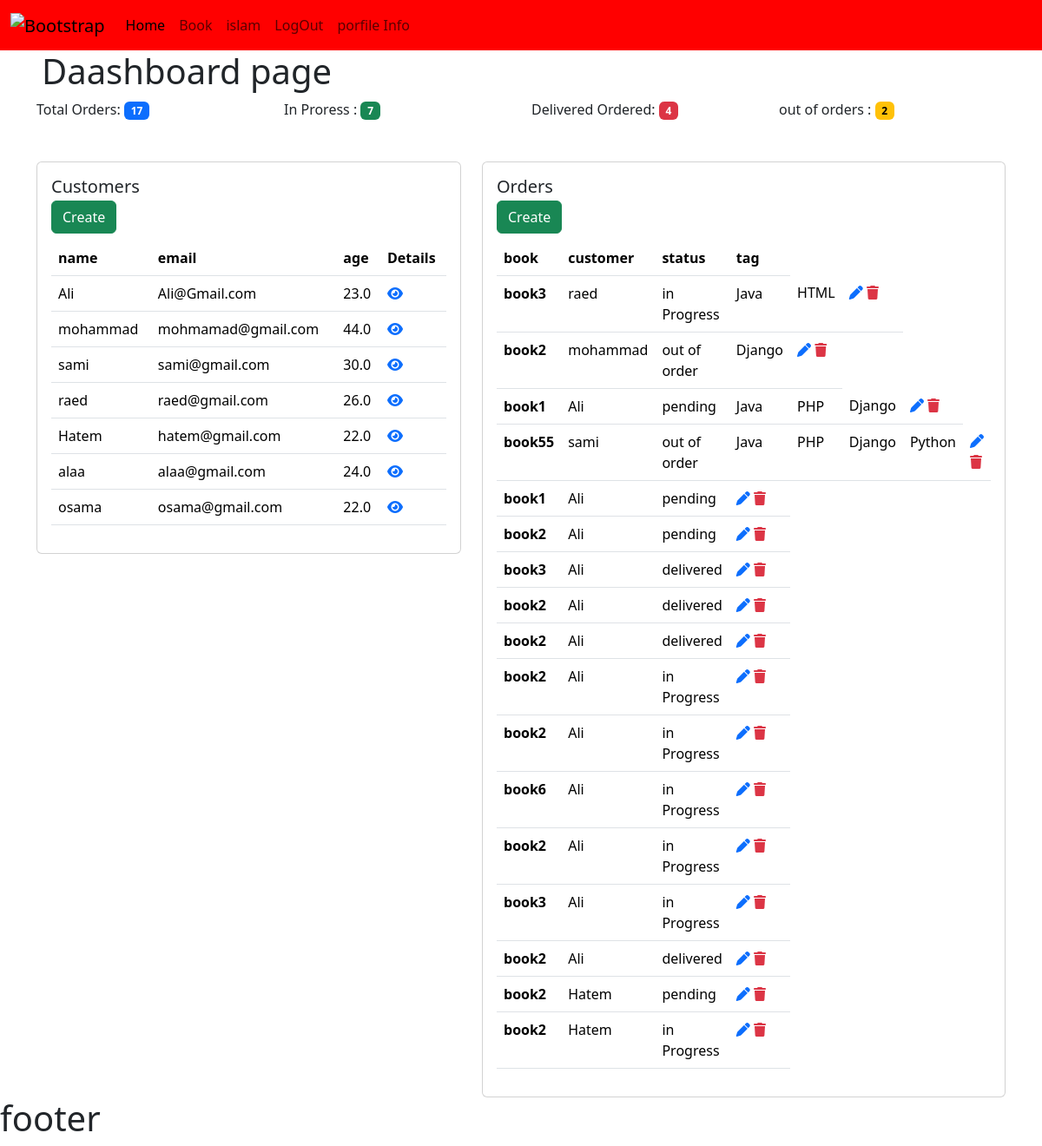
The app's page / (signed in) with its own data.
### bookstore/models.py (models this page shows, shortened)
class Customer(models.Model):
    user = models.OneToOneField(User, on_delete=models.CASCADE , null=True)
    name = models.CharField( max_length=90 , null = True)
    email= models.CharField( max_length=90, null=True)
    phone = models.CharField( max_length=90, null=True)
    age = models.FloatField(null= True)
    avatar = models.ImageField(blank=True,null=True,default="person.png")
    date_created = models.DateField( auto_now_add=True , null= True)
    def __str__(self):
        return self.name

class Order(models.Model):
    STATUS = (
        ("pending" , "pending "),
        ("delivered" , "delivered "),
        ("in Progress" ,"in Progress"),
        ("out of order" , "out of order")
      )
    book = models.ForeignKey(Book, on_delete=models.SET_NULL , null=True)
    customer = models.ForeignKey(Customer, on_delete=models.SET_NULL , null= True)
    status = models.CharField( max_length=90 ,null= True , choices=STATUS )
    tag = models.ManyToManyField(Tag)
    date_created = models.DateField( auto_now_add=True , null= True)

class Book (models.Model):
    CATEGORY = (
        ("Fiction" , "Fiction "),
        ("Mystery" , "Mystery "),
        ("horror" ,"horror")
    )
    name = models.CharField( max_length=90 , null=True)
    Author= models.CharField( max_length=90, null = True)
    price = models.FloatField(null= True)
    category = models.CharField(max_length=90 , null=True, choices=CATEGORY)
    date_created =models.DateField( auto_now_add=True)
    def __str__(self):
        return self.name

class Tag(models.Model):
    name= models.CharField(max_length=90 , null= True)

### bookstore/decorators.py (the view)
    def wrapper_func(request, *args, **kwargs):
        print("enter wrapper function")
        group = None
        if request.user.groups.exists():
            group= request.user.groups.all()[0].name
        if group =='admin' :
            print("adMIN >>>>>>>>>>>>>!!!")
            return view_func(request,*args, **kwargs)
        if group =="customer":
            print("mmmm >>>>>>>>>>>>>!!!")
            return redirect('user/')

### bookstore/views.py (called while the page is built)
@forAdmins
@login_required(login_url='login')
def home(request):
    orders = Order.objects.all()
    customers = Customer.objects.all()
    t_orders = orders.count()
    P_order = orders.filter(status="pending").count()
    In_order= orders.filter(status ='in Progress').count()
    d_order= orders.filter(status ='delivered').count()
    out_order= orders.filter(status ='out of order').count()
    context = {
        "orders":orders,
        "customers":customers ,
        "t_orders" :t_orders ,
        "P_order" :P_order ,
        "In_order" :In_order ,
        "d_order" :d_order ,
        "out_order" :out_order
    }
    return render(request, "bookstore/dashboard.html",context)

### bookstore/templates/bookstore/dashboard.html (shortened to what this page needs)
{% extends "bookstore/main.html" %}
{% block content %}
<h1 class= "px-5"> Daashboard page</h1>
<div class="container">
  <div class="row">
    <div class="col">
      Total Orders: <span class="badge text-bg-primary">  {{t_orders}} </span>
    </div>
    <div class="col">
      In Proress : <span class="badge text-bg-success">   {{In_order}}</span>
    </div>
    <div class="col">
     Delivered Ordered: <span class="badge text-bg-danger">   {{d_order }}</span>
    </div>
    <div class="col">
      out of orders : <span class="badge text-bg-warning">    {{out_order}}</span>
    </div>
  </div>
</div>
<div class="container mt-5">
    <div class="row">
      <div class="col">
        <div class="card" >
            <div class="card-body">
              <h5 class="card-title">Customers</h5>
              <h6 class="card-subtitle mb-2 text-body-secondary">
                <a class="btn btn-success" href="#" role="button">Create</a>
              </h6>
              <table class="table">
                <thead>
                  <tr>
                    <th scope="col">name </th>
                    <th scope="col">email</th>
                    <th scope="col">age </th>
                    <th scope="col">Details </th>
                  </tr>
                </thead>
                <tbody>
                    {% for item in customers %}
                  <tr>
                    <td>{{item.name}}</td>
                    <td>{{item.email}}</td>
                    <td>{{item.age}}</td>
                    <td><a href="{% url "customer" item.id %}"><i class="fa-solid fa-eye"></i></a></td>
                  </tr>
                  {% endfor %}
                </tbody>
              </table>
          </div>
            </div>
          </div>
      <div class="col">
        <div class="card">
            <div class="card-body">
              <h5 class="card-title">Orders</h5>
              <h6 class="card-subtitle mb-2 text-body-secondary">
                <a class="btn btn-success" href="{% url "create" %}" role="button">Create</a>
              </h6>
        <table class="table">
            <thead>
              <tr>
                <th scope="col">book </th>
                <th scope="col">customer </th>
                <th scope="col">status </th>
                <th scope="col">tag </th>
              </tr>
            </thead>
            <tbody>
                {% for item in orders  %}
              <tr>
                <th >{{item.book}}</th>
                <td>{{item.customer}}</td>
                <td>{{item.status}}</td>
                {% for item2 in item.tag.all  %}
                <td>{{item2.name}}</td>
                {% endfor %}
                <td><a href="{% url "update" item.id %}"> <i class="fa-solid fa-pen"></i></a>
                    <a href="{% url "delete" item.id %}"><i class="fa-solid fa-trash text-danger"></i></a> </td>
              </tr>
              {% endfor %}
            </tbody>
          </table>
            </div>
          </div>
      </div>
    </div>
  </div>
{% endblock content %}

### bookstore/templates/bookstore/main.html (shortened to what this page needs)
{% load static %}
<!DOCTYPE html>
<html lang="en">
<head>
    <link href="https://cdn.jsdelivr.net/npm/bootstrap@5.3.3/dist/css/bootstrap.min.css" rel="stylesheet">
    <link rel="stylesheet" href="https://cdnjs.cloudflare.com/ajax/libs/font-awesome/6.5.2/css/all.min.css">
    <link rel="stylesheet" href="{% static "css/style.css" %}">
</head>
<body>
    {% include "bookstore/navbar.html" %}
    {% block content %}
    {% endblock content %}
    <h1>footer</h1>
</body>
</html>

### bookstore/templates/bookstore/navbar.html (shortened to what this page needs)
{% load static %}
<nav class="navbar navbar-expand-lg bg-primary">
    <div class="container-fluid">
      <a class="navbar-brand" href="#">
        <img src="{% static "images/book.png" %}" alt="Bootstrap" width="30" height="24">
      </a>
      <div class="collapse navbar-collapse" id="navbarSupportedContent">
        <ul class="navbar-nav me-auto mb-2 mb-lg-0">
          {% if request.user.is_staff %}
          <li class="nav-item">
            <a class="nav-link active" aria-current="page" href="{% url "home" %}">Home</a>
          </li>
          <li class="nav-item">
            <a class="nav-link" href="{% url "book" %}">Book</a>
          </li>
          {% endif %}
          <li class="nav-item">
            <a class="nav-link" href="#">{{request.user}}</a>
          </li>
          <li class="nav-item">
            <a class="nav-link" href="{% url "logout" %}">LogOut</a>
          </li>
          <li class="nav-item">
            <a class="nav-link" href="{% url "profileInfo" %}">porfile Info</a>
          </li>
      </div>
    </div>
  </nav>

### static/css/style.css (style rules this page uses)
.bg-primary { background-color: red !important; }

### records on screen
Customer: name "Ali", email "Ali@Gmail.com", age "23.0"
Customer: name "mohammad", email "mohmamad@gmail.com", age "44.0"
Customer: name "sami", email "sami@gmail.com", age "30.0"
Customer: name "raed", email "raed@gmail.com", age "26.0"
Customer: name "Hatem", email "hatem@gmail.com", age "22.0"
Customer: name "alaa", email "alaa@gmail.com", age "24.0"
Customer: name "osama", email "osama@gmail.com", age "22.0"
Order: book "book3", customer "raed", status "in Progress"
Tag: name "Java"
Tag: name "HTML"
Order: book "book2", customer "mohammad", status "out of order"
Tag: name "Django"
Order: book "book1", customer "Ali", status "pending"
Tag: name "PHP"
Order: book "book55", customer "sami", status "out of order"
Tag: name "Python"
Order: book "book1", customer "Ali", status "pending"
Order: book "book2", customer "Ali", status "pending"
Order: book "book3", customer "Ali", status "delivered"
Order: book "book2", customer "Ali", status "delivered"
Order: book "book2", customer "Ali", status "delivered"
Order: book "book2", customer "Ali", status "in Progress"
Order: book "book2", customer "Ali", status "in Progress"
Order: book "book6", customer "Ali", status "in Progress"
Order: book "book2", customer "Ali", status "in Progress"
Order: book "book3", customer "Ali", status "in Progress"
Order: book "book2", customer "Ali", status "delivered"
Order: book "book2", customer "Hatem", status "pending"
Order: book "book2", customer "Hatem", status "in Progress"

### other values on screen
{{ request.user }} "islam"
{{ t_orders }} "17"
{{ In_order }} "7"
{{ d_order }} "4"
{{ out_order }} "2"
